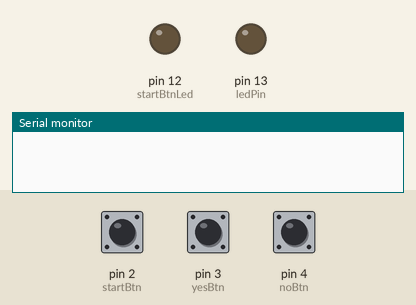
Recording of a sketch running on a simulated Arduino Uno, built with avr-gcc and run on an emulated ATmega328P. Parts: output pins drawn as LEDs (lit = HIGH), the last lines printed to the serial monitor. Inputs (shaded band) come from the test bench; at power-on: pin 3 (yesBtn) LOW, pin 4 (noBtn) LOW, pin 2 (startBtn) LOW.

Above: at 1.2 s.
1.3 s: pin 3 (yesBtn) pulled HIGH for 0.15 s
At 1.8 s:
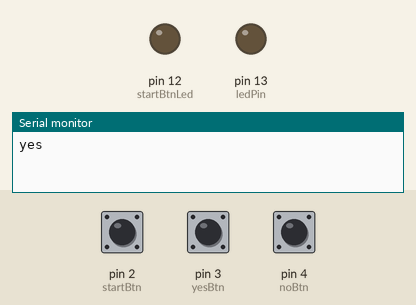
3.0 s: pin 4 (noBtn) pulled HIGH for 0.15 s
At 4.3 s:
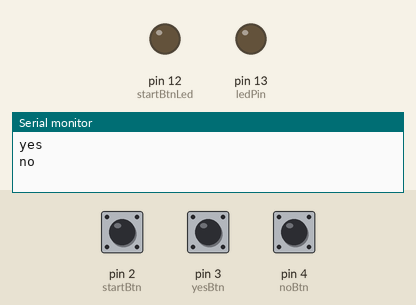
4.6 s: pin 2 (startBtn) pulled HIGH for 0.15 s
At 5.5 s:
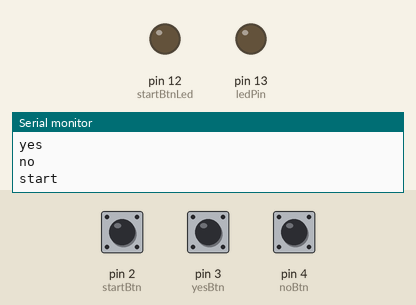
6.2 s: pin 2 (startBtn) pulled HIGH for 3.2 s
At 7.6 s:
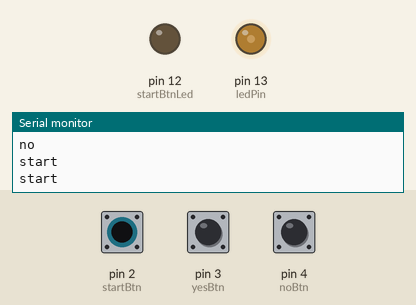
10.9 s: pin 4 (noBtn) pulled HIGH for 1 s
At 12.4 s:
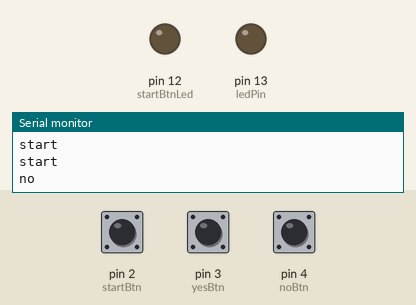
13.4 s: pin 4 (noBtn) pulled HIGH for 3.2 s
At 14.8 s:
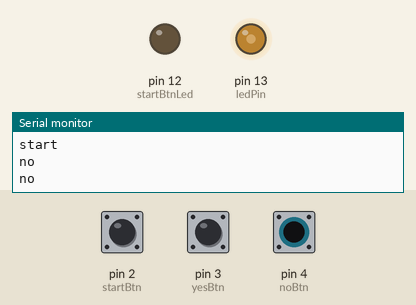
Timing chart, 0 to 18.1 s (numbered marks = the images above; inputs shaded):
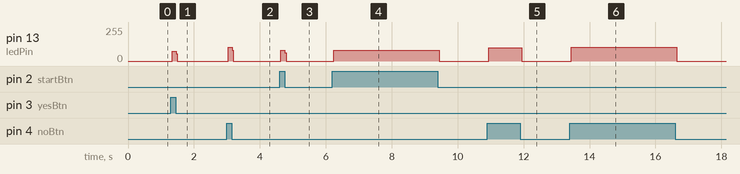

The sketch:

robocop.ino
```cpp
const int startBtn = 2;
const int yesBtn = 3;
const int noBtn = 4;
const int startBtnLed = 12;
const int ledPin =  13;
int buttonState = 0;

bool startToggle = false;
bool yesToggle = false;
bool noToggle = false;

void setup() {
  pinMode(ledPin, OUTPUT);
  pinMode(startBtn, INPUT);
  pinMode(yesBtn, INPUT);
  pinMode(noBtn, INPUT);
  pinMode(startBtnLed, OUTPUT);
  Serial.begin(9600);
}

void loop() {
  if (digitalRead(startBtn) == HIGH) {
    // turn LED on:

    digitalWrite(ledPin, HIGH);
    if (startToggle == false) {
      Serial.println("start");
      startToggle = true;
    }
  } else {
    digitalWrite(ledPin, LOW);
    startToggle = false;
  }
  if (digitalRead(yesBtn) == HIGH) {
    // turn LED on:
    digitalWrite(ledPin, HIGH);
    if (yesToggle == false) {
      Serial.println("yes");
      yesToggle = true;
    }
  } else {
    // turn LED off:
    digitalWrite(ledPin, LOW);
    yesToggle = false;
  }
  if (digitalRead(noBtn) == HIGH) {
    // turn LED on:
    digitalWrite(ledPin, HIGH);
    if (noToggle == false) {
     Serial.println("no");
     noToggle = true;
    }
  } else {
    // turn LED off:
    digitalWrite(ledPin, LOW);
    noToggle = false;
  }
}
```

Measured:
- after the input at 1.3 s, pin 13 (ledPin): 0/255 → 73/255 at once, → 0/255 0.12 s later
- after the input at 3.0 s, pin 13 (ledPin): 0/255 → 105/255 at once, → 0/255 0.12 s later
- after the input at 4.6 s, pin 13 (ledPin): 0/255 → 82/255 at once, → 0/255 0.12 s later
- after the input at 6.2 s, pin 13 (ledPin): 0/255 → 82/255 at once, → 0/255 3.2 s later
- after the input at 10.9 s, pin 13 (ledPin): 0/255 → 100/255 at once, → 0/255 1.0 s later
- after the input at 13.4 s, pin 13 (ledPin): 0/255 → 105/255 at once, → 0/255 3.2 s later
